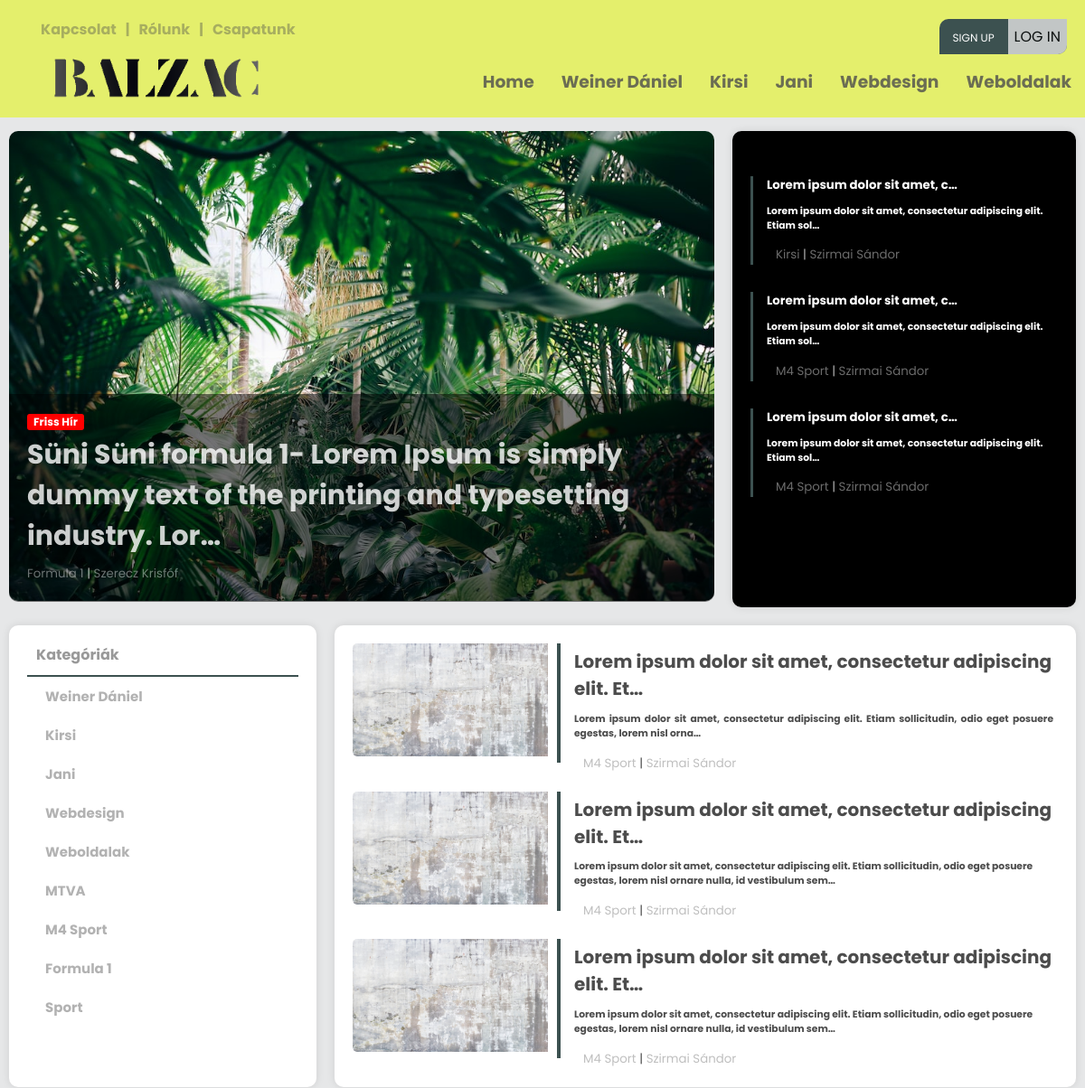
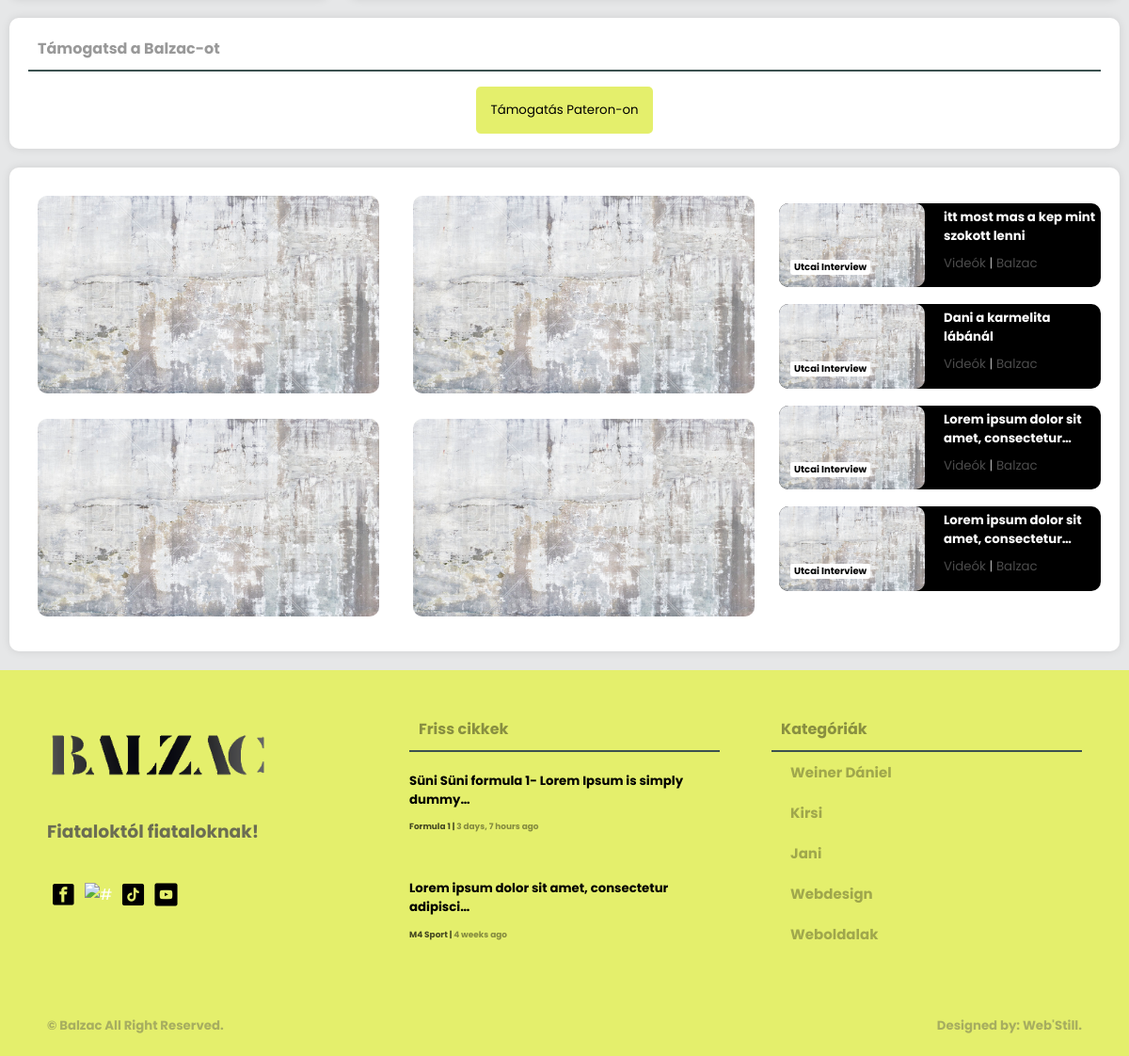
The page / on the database its author committed (2 pictures, top to bottom).
### creationboard/models.py (models this page shows, shortened)
class Category(models.Model):
    user = models.ForeignKey(User, null=True, on_delete=models.CASCADE)
    name = models.CharField(max_length=200)
    class Meta:
        ordering = ['-id']

class Article(models.Model):
    user = models.ForeignKey(User, on_delete=models.CASCADE)
    title = models.CharField(max_length=200)
    created = models.DateTimeField(auto_now_add=True, null=True)
    updated = models.DateTimeField(auto_now=True, null=True)
    articletype = models.CharField(null=False, blank=False, max_length=100)
    body = RichTextUploadingField(max_length=1000000) #ez itt lehetne RichTextUploadingField is
    indeximg = models.ImageField(upload_to="images/", default="images/home9.jpg")
    category = models.CharField(max_length=100, null=False, blank=False)
    status = models.CharField(max_length=10, choices=STATUS_CHOICES, default='pending')
    class Meta:
        ordering = ['-created']

class Video(models.Model):
    user = models.ForeignKey(User, on_delete=models.CASCADE)
    title = models.CharField(max_length=200)
    created = models.DateTimeField(auto_now_add=True, null=True)
    update = models.DateTimeField(auto_now=True, null=True)
    indeximg = models.ImageField(upload_to="images/", default="images/home9.jpg")
    category = models.CharField(max_length=100, null=False, blank=False, default='Közélet')
    videocat = models.CharField(max_length=100, null=False, blank=False, default='Utcai Interview')
    url = models.URLField(max_length=400)
    status = models.CharField(max_length=10, choices=STATUS_CHOICES, default='pending')
    class Meta:
        ordering = ['-id']

### loginsystem/models.py (models this page shows, shortened)
class Profile(models.Model):
    user = models.OneToOneField(User, on_delete=models.CASCADE)
    img = models.ImageField(upload_to="images/", default="images/home8.jpg")
    bio = models.CharField(null=True, max_length=1000000, default='Bio:')
    name = models.CharField(null=True, max_length=300)
    phone = models.CharField(max_length=15, blank=True, null=True)

### main/views.py (the view)
# urls.py: path('', views.index.as_view(), name='index'),
class index(View):
    template_name = "main/index.html"
    def get(self, request,  *args, **kwargs):
        WelcomeArticle = models.Article.objects.filter(status='approved')[0:1]
        footarticle = models.Article.objects.filter(status='approved')[0:2]
        sidearticle = models.Article.objects.filter(status='approved')[4:7]
        picsidearticle = models.Article.objects.filter(status='approved')[1:4]
        category = models.Category.objects.all()[0:9]
        navcategory = models.Category.objects.all()[0:5]
        video1 = models.Video.objects.filter(status='approved')[0:2]
        video2 = models.Video.objects.filter(status='approved')[2:4]
        video3 = models.Video.objects.filter(status='approved')[4:8]
        video4 = models.Video.objects.filter(status='approved')[0:5]
        article5 = models.Article.objects.filter(status='approved')[1:4]
        article8 = models.Article.objects.filter(status='approved')[4:6]
        article9 = models.Article.objects.filter(status='approved')[6:8]
        article6 = models.Article.objects.filter(status='approved')[8:10]
        article7 = models.Article.objects.filter(status='approved')[10:12]
        context = {'video1': video1,
                'video2': video2,
                'video3': video3,
                'article1': WelcomeArticle,
                'article2': sidearticle,
                'article3': picsidearticle,
                'article4': footarticle,
                'category1': category,
                'category2': navcategory,
                'video4': video4,
                'article5': article5,
                'article6': article6,
                'article7': article7,
                'article8': article8,
                'article9': article9,
                }
        return render(request, self.template_name, context)

### templates/main/index.html (shortened to what this page needs)
{% load static %}
<!DOCTYPE html>
<html>
<head>
	<link rel="stylesheet" type="text/css" href="{% static 'main/style.css' %}">
</head>
<body>
	{% include 'main/navbar.html' %}
	<main>
		<div class="wrapper big-screen">
			<div class="row">
				<div class="card-01 pd-0">
					{% for article in article1 %}
					<a href="{% url 'article' article.id %}">
					<img src="{{ article.indeximg.url }}" alt="#" href="#" />
					</a>
					<div  class="index-title">
						<div class="small-red-info">{{ article.articletype }}</div>
						<h2><a href="{% url 'article' article.id %}">{{ article.title|truncatechars:100 }}</a></h2>
						<small><span><a href="{% url 'article-page' article.category %}">{{ article.category }}</a></span>  |  <span><a href="{% url 'profile-page' article.user.username %}">{{article.user.profile.name}}</a></span></small>
					</div>
					{% endfor %}
				</div>
				<div class="card-02 bg-dark">
					{% for article in article2 %}
					<div class="recent-articles mt-4">
						<a href="{% url 'article' article.id %}">
							<h5>{{ article.title|truncatechars:30 }}</h5>
							<h6>{{ article.body|truncatechars:70|safe }}</h6>
						</a>
						<small><span><a href="{% url 'article-page' article.category %}">{{ article.category }}</a></span>  |  <span><a href="{% url 'profile-page' article.user.username %}">{{article.user.profile.name}}</a></span></small>
					</div>
					{% endfor %}
				</div>
			</div>
			<div class="row">
				<div class="card-03">
					<div class="box-title">
						<h4 class="txt-black"><a href="{% url 'cats' %}" style="color: black;">Kategóriák</a><h4>
					</div>
					<div class="box-categories">
						<ul>
							{% for category in category1 %}
							<li><a href="{% url 'article-page' category.name %}" class="txt-black">{{ category.name }}</a></li>
							{% endfor %}
						</ul>
					</div>
				</div>
				{% include 'main/article-list.html' %}
			</div>
			<div class="row">
				<div class="card-04">
					<div class="box-title">
						<h4 class="txt-black">Támogatsd a Balzac-ot<h4>
					</div>
					<p align="center" class="support-button"><a href="https://www.patreon.com/balzacponthu?fbclid=IwAR3JOQYT3R9V432b2VWC6NUcg5xKVvSdW35aFnE5x-G6miomHZGDAsoMr7c" target="blank">
					<button href="https://www.patreon.com/balzacponthu?fbclid=IwAR3JOQYT3R9V432b2VWC6NUcg5xKVvSdW35aFnE5x-G6miomHZGDAsoMr7c">Támogatás Pateron-on</button>
					</a></p>
				</div>
			</div>
			{% include 'main/video-component.html' %}
	</main>
	{% include 'main/footer.html' %}
</body>
</html>

### templates/main/navbar.html (shortened to what this page needs)
{% load static %}
<div class="screen-big">
<nav>
    <div class="nav-one nav-flex">
        <div class="left flex">
            <ul class="top-header mt-0">
                <li><a href="{% url 'contact-us' %}"><h4>Kapcsolat</h4></a></li>
                <li><h4>|</h4></li>
                <li><a href="{% url 'about-us' %}"><h4>Rólunk</h4></a></li>
                <li><h4>|</h4></li>
                <li><a href="{% url 'team-index' %}"><h4>Csapatunk</h4></a></li>
            </ul>
        </div>
        <div class="right flex">
                <ul class="top-header">
                    {% if request.user.is_authenticated %}
                    <li>
                        <div class="header-profile-pic">
                            <div class="pic">
                                <span class="material-symbols-outlined">account_circle</span>
                            </div>
                            <div class="header-profile-info">
                                <h4><a href="{% url 'profile-page' request.user.username %}">@{{ request.user }}</a></h4>
                                <h6><a href=""><span class="material-symbols-outlined">mail_lock</span>{{ request.user.email }}</a></h6>
                            </div>
                        </div>
                    </li>
                    <!--<li><h4><a href="{% url 'profile-page' request.user.username %}">Hello, @{{ request.user }}</a></h4></li>
                    <li><h4>|</h4></li>
                    <li><h4><a href="{% url 'logout' %}"><span class="material-symbols-outlined">logout</span>Kijelentkezés</a></h4></li>-->
                    {% else %}
                    <ul class="foot-icon-margin pd-0">
                        <li class="signup-or-login"><a href="{% url 'register' %}" class="sign-up">Sign up</a><a href="{% url 'login' %}"><button class="login-btn">Log in</button></a></li>
                    </ul>
                    {% endif %}
                </ul>
        </div>
    </div>
    <div class="nav-two nav-flex">
        <div class="left flex">
            <ul>
                <a href="{% url 'index' %}"><li><img src="{% static 'main/pics/logo.png' %}" class="logo-img" alt="#" /></li>
            </ul>
        </div>
        <div class="right">
            <div class="social media">
                <ul>
                    <li><a href="{% url 'index' %}"><h3>Home</h3></a></li>
                    {% for category in category2 %}
                        <li><a href="{% url 'article-page' category.name %}"><h3>{{ category.name }}</h3></a></li>
                    {% endfor %}
                </ul>
            </div>
        </div>
    </div>
</nav>
</div>

### templates/main/article-list.html
<div class="card-04">
    {% for article in article3 %}
    <div class="article-with-pic-1">
        <a href="{% url 'article' article.id %}">
        <div class="article-pic">
            <img src="{{ article.indeximg.url }}" alt="" />
        </div>
        <div class="pic-with-articles">
            <a href="{% url 'article' article.id %}">
                <h5>{{ article.title|truncatechars:60 }}</h5>
                <h6>{{ article.body|truncatechars:150|safe }}</h6>
            </a>
            <small><span><a href="{% url 'article-page' article.category %}">{{ article.category }}</a></span>  |  <span><a href="{% url 'profile-page' article.user.username %}">{{ article.user.profile.name }}</a></span></small>
        </div>
        </a>
    </div>
    {% endfor %}
</div>

### templates/main/video-component.html (shortened to what this page needs)
{% load static %}
<div class="row">
    <div class="card-05">
        <div class="video-col-1">
            <div class="flex-col-1">
                {% for video in video1 %}
                <div class="index-pic">
                    <a href="{{ video.url }}" target="blank"><img src="{{ video.indeximg.url }}" alt="" />
                    </div></a>
                </div>
                {% endfor %}
            </div>
            <div class="flex-col-1">
                {% for video in video2 %}
                <div class="index-pic">
                    <a href="{{ video.url }}" target="blank"><img src="{{ video.indeximg.url }}" alt="" />
                    </div></a>
                </div>
                {% endfor %}
            </div>
            <div class="flex-col-2">
                <div class="video-list">
                    {% for video in video3 %}
                    <div class="li">
                            <a href="{{ video.url }}" target="blank">
                                <img src="{{ video.indeximg.url }}" alt="">
                            </a>
                        <div class="video-list-video-title">
                            <h5>{{ video.title|truncatechars:40 }}</h5></a>
                            <a href="{{ video.url }}" target="blank"><div class="video-topic"><h6>{{ video.videocat|truncatechars:18 }}</h6></div></a>
                            <small><span><a href="https://www.youtube.com/@balzacujsag/videos" target="blank">Videók </a></span>  |  <span><a href="https://www.youtube.com/@balzacujsag" target="blank"> Balzac</a></span></small>
                        </div>
                    </div>
                    {% endfor %}
                </div>
            </div>

### templates/main/footer.html
{% load static %}
<footer>
    <div class="footer">
        <div class="footer-cols footer-firts">
            <div class="col-01">
                <ul class="pd-0">
                    <a href="{% url 'index' %}"><li><img src="{% static 'main/pics/logo.png' %}" class="logo-img" alt="#" /></li>
                </ul>
                <h3>Fiataloktól fiataloknak!</h3>
                <ul class="foot-icon-margin pd-0">
                    <a href="https://www.facebook.com/profile.php?id=100090612766620" target="blank"><li><img src="{% static 'main/pics/facebook.png' %}" class="icon-img" alt="#" target="blank" /></a></li>
                    <a href="https://www.instagram.com/balzacponthu/" target="blank"><li><img src="{% static 'main/pics/instagram.png' %}" class="icon-img" alt="#" /></li></a>
                    <a href="https://www.tiktok.com/@balzac.ujsag" target="blank"><li><img src="{% static 'main/pics/tiktok.png' %}" class="icon-img" alt="#" /></li></a>
                    <a href="https://www.youtube.com/@balzacujsag" target="blank"><li><img src="{% static 'main/pics/youtube.png' %}" class="icon-img" alt="#" /></li></a>
                </ul>
            </div>
            <div class="col-02">
                <div class="box-title">
                    <h4 class="txt-black">Friss cikkek<h4>
                </div>
                {% for article in article4 %}
                <ul class="pd-0">
                    <li><a href="{% url 'article' article.id %}" class="footer-article-text">
                        <h5 class="mt-1 mb-1">{{ article.title|truncatechars:49 }}</h5>
                        <h6 class="m-0">{{ article.body|truncatechars:30|safe }}</h6>
                        <small class="black"><span><a href="{% url 'article-page' article.category %}" class="black">{{ article.category }} </a></span>  |  <span><a class="black"> {{ article.created|timesince }} ago</a></span></small>
                    </a></li>
                </ul>
                {% endfor %}
            </div>
            <div class="col-03">
                <div class="box-title">
                    <h4 class="txt-black">Kategóriák<h4>
                </div>
                <div class="box-categories">
                    <ul>
                        {% for category in category2 %}
                        <li><a href="{% url 'article-page' category.name %}" class="txt-black">{{ category.name }}</a></li>
                        {% endfor %}
                    </ul>
                </div>
            </div>
        </div>
        <div class="footer-second">
            <div>
                <h5><a href="#"> &copy; Balzac</a> All Right Reserved.<h5>
            </div>
            <div>
                <h5><a href="">Designed by: Web'Still.</a><h5>
            </div>
        </div>
    </div>
</footer>

### rows shown on the page
Category: name "Weiner Dániel"
Category: name "Kirsi"
Category: name "Jani"
Category: name "Webdesign"
Category: name "Weboldalak"
Article: indeximg (picture), articletype "Friss Hír", title "Süni Süni formula 1- Lorem Ipsum is simply dummy text of the printing and typesetting industry. Lor…", category "Formula 1", user.profile.name "Szerecz Krisfóf", title "Süni Süni formula 1- Lorem Ipsum is simply dummy…", created "3 days, 7 hours"
Article: title "Lorem ipsum dolor sit amet, c…", body "Lorem ipsum dolor sit amet, consectetur adipiscing elit. Etiam sol…", category "Kirsi", user.profile.name "Szirmai Sándor"
Article: title "Lorem ipsum dolor sit amet, c…", body "Lorem ipsum dolor sit amet, consectetur adipiscing elit. Etiam sol…", category "M4 Sport", user.profile.name "Szirmai Sándor"
Article: title "Lorem ipsum dolor sit amet, c…", body "Lorem ipsum dolor sit amet, consectetur adipiscing elit. Etiam sol…", category "M4 Sport", user.profile.name "Szirmai Sándor"
Category: name "MTVA"
Category: name "M4 Sport"
Category: name "Formula 1"
Category: name "Sport"
Article: indeximg (picture), title "Lorem ipsum dolor sit amet, consectetur adipiscing elit. Et…", body "Lorem ipsum dolor sit amet, consectetur adipiscing elit. Etiam sollicitudin, odio eget posuere egestas, lorem nisl orna…", category "M4 Sport", user.profile.name "Szirmai Sándor", title "Lorem ipsum dolor sit amet, consectetur adipisci…", created "4 weeks"
Article: indeximg (picture), title "Lorem ipsum dolor sit amet, consectetur adipiscing elit. Et…", body "Lorem ipsum dolor sit amet, consectetur adipiscing elit. Etiam sollicitudin, odio eget posuere egestas, lorem nisl ornare nulla, id vestibulum sem…", category "M4 Sport", user.profile.name "Szirmai Sándor"
Article: indeximg (picture), title "Lorem ipsum dolor sit amet, consectetur adipiscing elit. Et…", body "Lorem ipsum dolor sit amet, consectetur adipiscing elit. Etiam sollicitudin, odio eget posuere egestas, lorem nisl ornare nulla, id vestibulum sem…", category "M4 Sport", user.profile.name "Szirmai Sándor"
Video: indeximg (picture)
Video: indeximg (picture)
Video: indeximg (picture)
Video: indeximg (picture)
Video: indeximg (picture), title "itt most mas a kep mint szokott lenni", videocat "Utcai Interview"
Video: indeximg (picture), title "Dani a karmelita lábánál", videocat "Utcai Interview"
Video: indeximg (picture), title "Lorem ipsum dolor sit amet, consectetur…", videocat "Utcai Interview"
Video: indeximg (picture), title "Lorem ipsum dolor sit amet, consectetur…", videocat "Utcai Interview"
